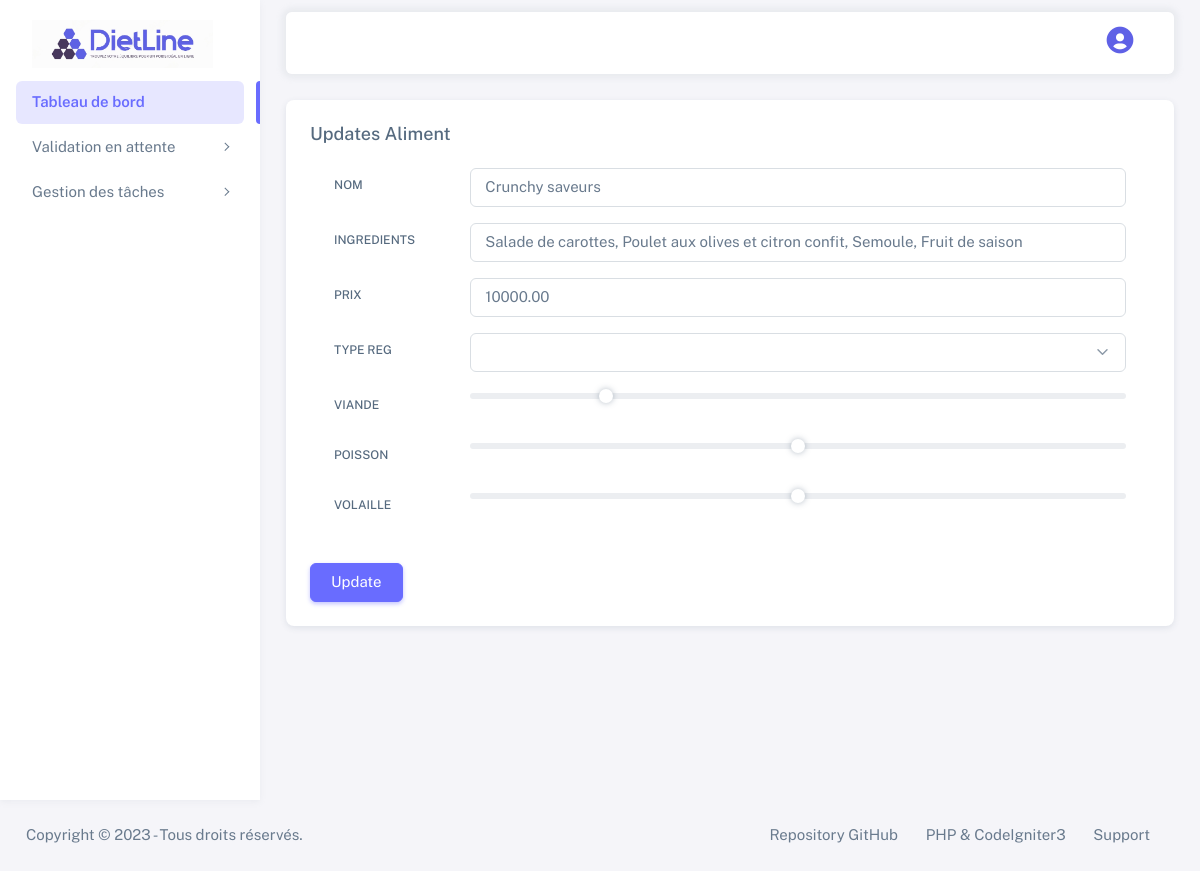
The app's page /Aliment/update?id=5 with its own data.
### tables this page shows
create table plat (
    id int primary key auto_increment,
    id_type_regime int references regime_type(id),
    nom varchar(255),
    ingredients text not null, 
    prix numeric(8,2) not null
);

### application/controllers/Aliment.php (called while the page is built, shortened)
<?php
class Aliment extends CI_Controller {
	public function __construct() {
		$this->load->model('AlimentAdmin');
	}
    public function update(){
        $id = $_GET['id'];
        $data['d'] = $this->AlimentAdmin->get_type_regime();
        $data['da'] = $this->AlimentAdmin->liste($id);
        $this->load->view('admin/Aliment/update',$data);
    }
}

### index.php (called while the page is built, shortened)
<?php
require_once BASEPATH.'core/CodeIgniter.php';

### application/models/AlimentAdmin.php (called while the page is built, shortened)
<?php
class AlimentAdmin extends CI_Model {
     public function liste($id) {
        $sql = "SELECT * from plat where id = $id";
        $query = $this->db->query($sql);
        return $query->result_array();
    }
}

### application/views/admin/Aliment/update.php (the view, shortened to what this page needs)
<div class="container-xxl flex-grow-1 container-p-y">
   <div class="d-flex flex-column justify-conten-between align-items-baseline">
       <div class = "card w-100 p-4">
                     <h5 class="mb-0">Updates Aliment</h5>
                   <div class="card-body">
                   <form class="form-contact comment_form" method="POST" action="<?php echo base_url('Aliment/traitement_update/?id='.$da[0]['id'] ); ?>" id="commentForm">
                       <div class="row mb-3">
                         <label class="col-sm-2 col-form-label" for="basic-default-name">Nom</label>
                         <div class="col-sm-10">
                           <input type="text" name="nom" class="form-control" id="basic-default-name" value='<?php echo $da[0]['nom']; ?>'>
                         </div>
                       </div>
                       <div class="row mb-3">
                         <label class="col-sm-2 col-form-label" for="basic-default-company">Ingredients</label>
                         <div class="col-sm-10">
                           <input type="text" name="ingredients" class="form-control" id="basic-default-company" value='<?php echo $da[0]['ingredients']; ?>'>
                         </div>
                       </div>
                       <div class="row mb-3">
                       <label class="col-sm-2 col-form-label" for="basic-default-company">Prix</label>
                         <div class="col-sm-10">
                           <input type="number" name="prix" id="basic-default-company" class="form-control" value='<?php echo $da[0]['prix']; ?>'>
                         </div>
                       </div>
                       <div class="row mb-3">
                       <label class="col-sm-2 col-form-label" for="basic-default-name">Type Reg</label>
                           <div class="col-sm-10">
                               <select  name="type" id="defaultSelect" class="form-select">
                               </select>
                           </div>
                       </div>
                       <div class="row mb-3">
                       <label class="col-sm-2 col-form-label" for="basic-default-name">Viande</label>
                           <div class="col-sm-10">
                                 <input name ="viande" type="range" class="form-range" min="0" max="100" step="10"  id="formRange2" value="20">
                           </div>
                       </div>
                       <div class="row mb-3">
                       <label class="col-sm-2 col-form-label" for="basic-default-name">Poisson</label>
                           <div class="col-sm-10">
                                 <input name ="poisson" type="range" class="form-range" min="0" max="100" step="10"  id="formRange2">
                           </div>
                       </div>
                       <div class="row mb-3">
                       <label class="col-sm-2 col-form-label" for="basic-default-name">Volaille</label>
                           <div class="col-sm-10">
                                 <input name ="volaille" type="range" class="form-range" min="0" max="100" step="10" id="formRange2">
                           </div>
                       </div>
                       </div>
                       <div class="row justify-content-left">
                         <div class="col-sm-10">
                           <button type="submit" class="btn btn-primary">Update</button>
                         </div>
                       </div>
                   </div>
                 </div>
               </div>
               </div>
       </div>
   </div>

### records on screen
plat: nom "Crunchy saveurs", ingredients "Salade de carottes, Poulet aux olives et citron confit, Semoule, Fruit de saison", prix "10000.00"
